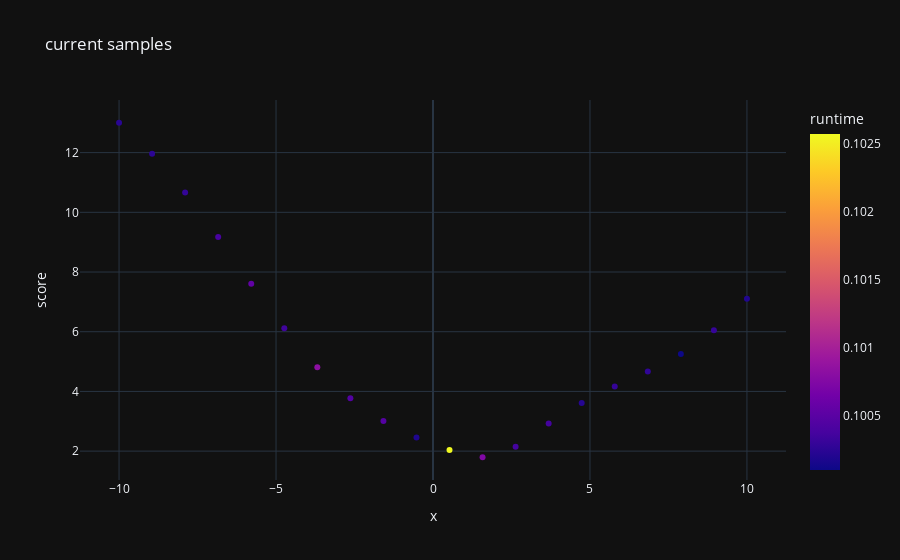

The notebook cell saved with this chart:
### Code cell
reload(cool)
search = cool.CoolSearch(
    f,
    {"x": (-10, 10)},
)
display(search.samples)
print(search)

print("example grid:")
display(search.get_grid(5))
search.grid_search(20)

px.scatter(
    search.samples,
    x="x",
    y="score",
    color="runtime",
    title="current samples",
)

### Figure 1 — Plotly figure (JSON) as saved in the notebook; plotly's stock layout.template omitted (floating-point values rounded to 4 significant figures)
{"data": [{"hovertemplate": "x=%{x}<br>score=%{y}<br>runtime=%{marker.color}<extra></extra>", "legendgroup": "", "marker": {"color": [0.1002, 0.1003, 0.1003, 0.1004, 0.1005, 0.1003, 0.1008, 0.1005, 0.1005, 0.1002, 0.1026, 0.1007, 0.1004, 0.1004, 0.1002, 0.1003, 0.1003, 0.1001, 0.1003, 0.1002], "coloraxis": "coloraxis", "symbol": "circle"}, "mode": "markers", "name": "", "orientation": "v", "showlegend": false, "type": "scatter", "x": [-10, -8.947, -7.895, -6.842, -5.789, -4.737, -3.684, -2.632, -1.579, -0.5263, 0.5263, 1.579, 2.632, 3.684, 4.737, 5.789, 6.842, 7.895, 8.947, 10], "xaxis": "x", "y": [13.0, 11.96, 10.67, 9.174, 7.609, 6.112, 4.808, 3.771, 3.006, 2.457, 2.041, 1.795, 2.15, 2.922, 3.612, 4.164, 4.668, 5.258, 6.047, 7.103], "yaxis": "y"}], "layout": {"coloraxis": {"colorbar": {"title": {"text": "runtime"}}, "colorscale": [[0, "#0d0887"], [0.1111, "#46039f"], [0.2222, "#7201a8"], [0.3333, "#9c179e"], [0.4444, "#bd3786"], [0.5556, "#d8576b"], [0.6667, "#ed7953"], [0.7778, "#fb9f3a"], [0.8889, "#fdca26"], [1, "#f0f921"]]}, "legend": {"tracegroupgap": 0}, "title": {"text": "current samples"}, "xaxis": {"anchor": "y", "domain": [0, 1], "title": {"text": "x"}}, "yaxis": {"anchor": "x", "domain": [0, 1], "title": {"text": "score"}}}}
